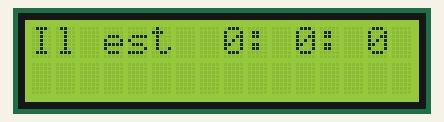
Recording of a sketch running on a simulated Arduino Uno, built with avr-gcc and run on an emulated ATmega328P. Parts: 16×2 character LCD.

Above: at 0.1 s.
At 4.1 s:
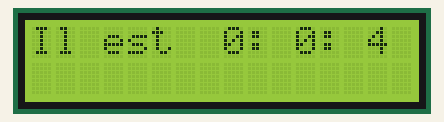
At 9.2 s:
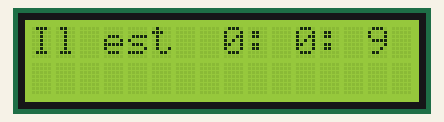
At 19.2 s:
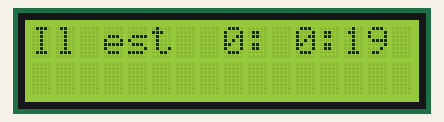
At 28.2 s:
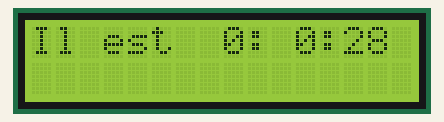
At 38.3 s:
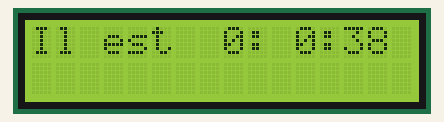

The sketch:

Job6.ino
```cpp
#include "LiquidCrystal.h"
LiquidCrystal lcd(7,8,9,10,11,12);

int heures,minutes,secondes;
char message[16] = "";

void setup()
{
    lcd.begin(16, 2);


    heures = 0;
    minutes = 0;
    secondes = 0;
}

void loop()
{

    if(secondes == 60)
    {
        secondes = 0;
        minutes++;
    }
    if(minutes == 60)
    {
        minutes = 0;
        heures++;
    }
    if(heures == 24) //
    {
        heures = 0;
    }

    sprintf(message,"Il est %2d:%2d:%2d",heures,minutes,secondes);

    lcd.home();

    lcd.write(message);

    delay(1000);

    secondes++;
}
```

Measured:
- what the display in image 1 shows lasts 1.0 s, from 4.1 s to 5.1 s
